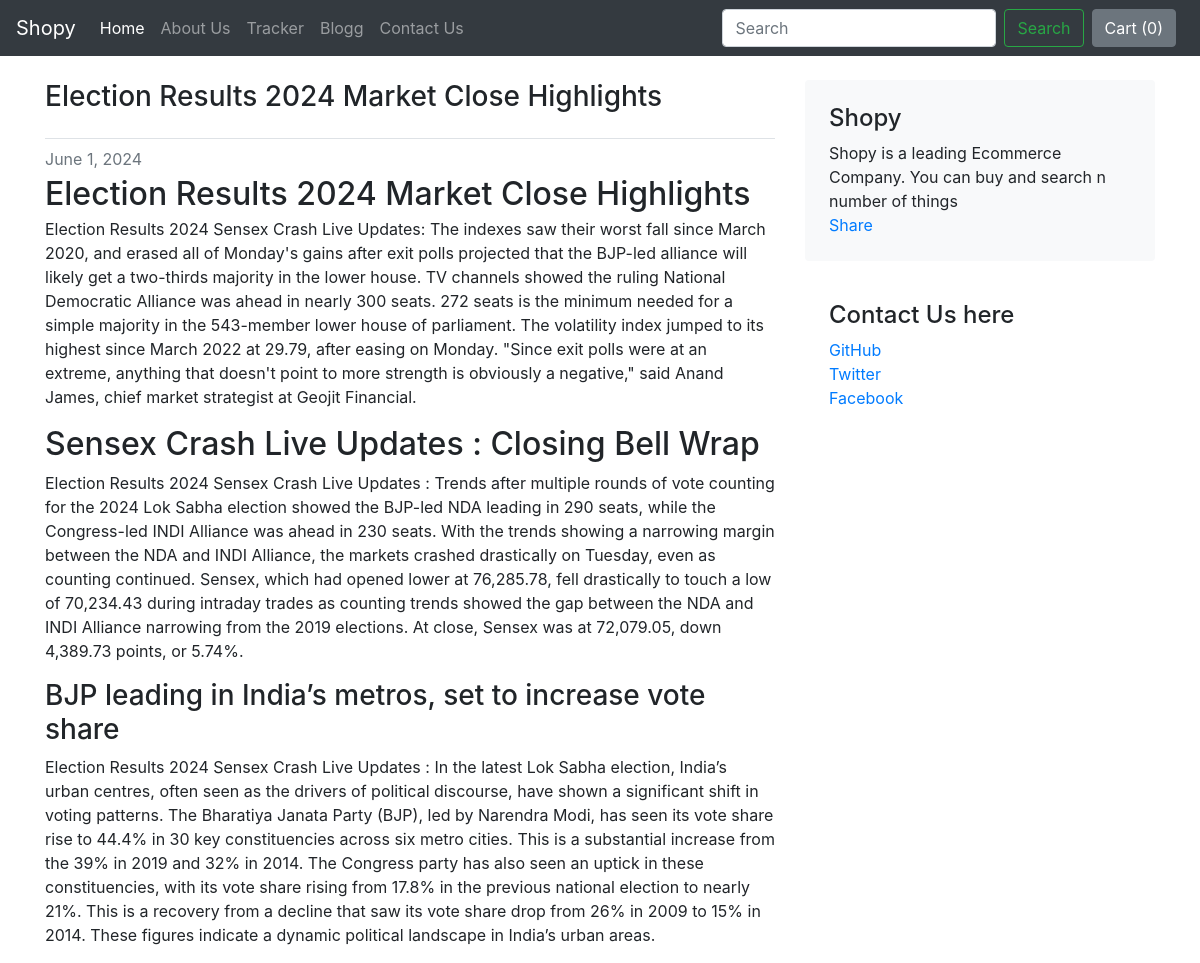
Screenshot of /blogg/bloggPost/2/ with the database file from the repository.
### blogg/models.py (models this page shows)
class BlogPost(models.Model):
    Post_id = models.AutoField(primary_key=True)
    title = models.CharField(max_length=500, default='')
    head1 = models.CharField(max_length=100)
    Chead1 = models.CharField(max_length=5000, null=True, blank=True)
    head2 = models.CharField(max_length=200)
    Chead2 = models.CharField(max_length=5000, null=True, blank=True)
    head3 = models.CharField(max_length=300)
    Chead3 = models.CharField(max_length=5000, null=True, blank=True)
    Pub_Date = models.DateField()
    thumbnail = models.ImageField(upload_to='blogg/images',default="")
    def __str__(self):
        return self.title

### blogg/views.py (the view)
# urls.py: path('bloggPost/<int:id>/',views.bloggPost, name="bloggPost"),
def bloggPost(request, id):
    post = BlogPost.objects.filter(Post_id= id).first()
    print(post)
    return render(request, 'blogg/bloggPost.html', {'post': post})

### blogg/templates/blogg/bloggPost.html (shortened to what this page needs)
{% extends 'blogg/basic.html' %}
{% block body %}
<div class="container">
<div class="row g-5 mt-4">
    <div class="col-md-8">
      <h3 class="pb-4 fst-italic border-bottom">{{post.title}}</h3>
      <article class="blog-post">
        <div class="mb-1 text-muted">{{post.Pub_Date}}</div>
        <h2 class="blog-post-title mb-1">{{post.head1}}</h2>
        <p>{{post.Chead1}}</p>
        <h2>{{post.head2}}</h2>
        <p>{{post.Chead2}}</p>
        <h3>{{post.head3}}</h3>
        <p>{{post.Chead3}}</p>
      </article>
    </div>
    <div class="col-md-4">
      <div class="position-sticky" style="top: 2rem;">
        <div class="p-4 mb-3 bg-light rounded">
          <h4 class="fst-italic">Shopy</h4>
          <p class="mb-0">Shopy is a leading Ecommerce Company. You can buy and search n number of things</p>
          <div class="fb-share-button" data-href="http://127.0.0.1:8000/blogg/bloggPost/1/" data-layout="" data-size=""><a target="_blank" href="https://www.facebook.com/sharer/sharer.php?u=http%3A%2F%2F127.0.0.1%3A8000%2Fblogg%2FbloggPost%2F1%2F&amp;src=sdkpreparse" class="fb-xfbml-parse-ignore">Share</a></div>
        </div>
        <div class="p-4">
          <h4 class="fst-italic">Contact Us here</h4>
          <ol class="list-unstyled">
            <li><a href="#">GitHub</a></li>
            <li><a href="#">Twitter</a></li>
            <li><a href="#">Facebook</a></li>
          </ol>
        </div>
      </div>
    </div>
  </div>
</div>
{% endblock %}

### rows the page displays
BlogPost: title "Election Results 2024 Market Close Highlights", Pub_Date "June 1, 2024", head1 "Election Results 2024 Market Close Highlights", Chead1 "Election Results 2024 Sensex Crash Live Updates: The indexes saw their worst fall since March 2020, and erased all of Monday's gains after exit polls projected that the BJP-led alliance will likely get a two-thirds majority in the lower house. TV channels showed the ruling National Democratic Alliance was ahead in nearly 300 seats. 272 seats is the minimum needed for a simple majority in the 543-member lower house of parliament. The volatility index jumped to its highest since March 2022 at 29.79, after easing on Monday. \"Since exit polls were at an extreme, anything that doesn't point to more strength is obviously a negative,\" said Anand James, chief market strategist at Geojit Financial.", head2 "Sensex Crash Live Updates : Closing Bell Wrap", Chead2 "Election Results 2024 Sensex Crash Live Updates : Trends after multiple rounds of vote counting for the 2024 Lok Sabha election showed the BJP-led NDA leading in 290 seats, while the Congress-led INDI Alliance was ahead in 230 seats. With the trends showing a narrowing margin between the NDA and INDI Alliance, the markets crashed drastically on Tuesday, even as counting continued. Sensex, which had opened lower at 76,285.78, fell drastically to touch a low of 70,234.43 during intraday trades as counting trends showed the gap between the NDA and INDI Alliance narrowing from the 2019 elections. At close, Sensex was at 72,079.05, down 4,389.73 points, or 5.74%.", head3 "BJP leading in India’s metros, set to increase vote share", Chead3 "Election Results 2024 Sensex Crash Live Updates : In the latest Lok Sabha election, India’s urban centres, often seen as the drivers of political discourse, have shown a significant shift in voting patterns. The Bharatiya Janata Party (BJP), led by Narendra Modi, has seen its vote share rise to 44.4% in 30 key constituencies across six metro cities. This is a substantial increase from the 39% in 2019 and 32% in 2014. The Congress party has also seen an uptick in these constituencies, with its vote share rising from 17.8% in the previous national election to nearly 21%. This is a recovery from a decline that saw its vote share drop from 26% in 2009 to 15% in 2014. These figures indicate a…"
